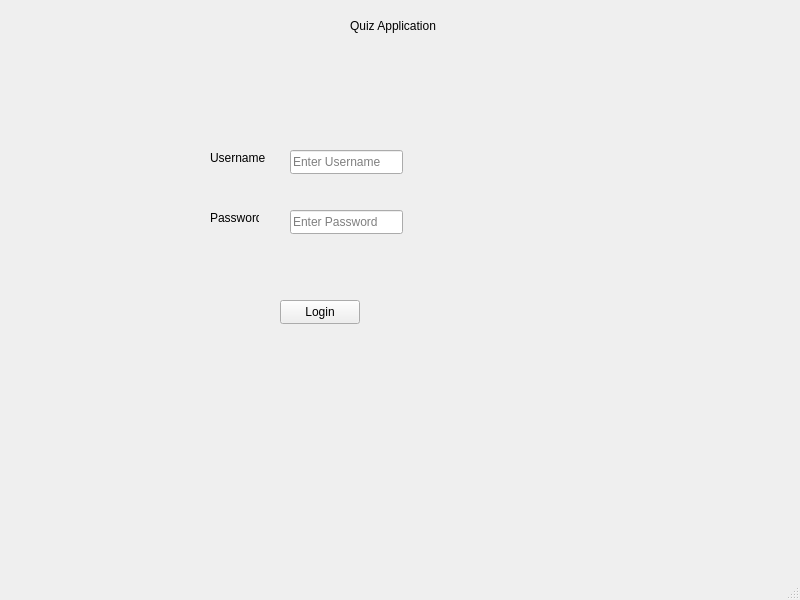
<?xml version="1.0" encoding="UTF-8"?>
<ui version="4.0">
 <class>Login</class>
 <widget class="QMainWindow" name="Login">
  <property name="geometry">
   <rect>
    <x>0</x>
    <y>0</y>
    <width>800</width>
    <height>600</height>
   </rect>
  </property>
  <property name="windowTitle">
   <string>Quiz Application - Login</string>
  </property>
  <widget class="QWidget" name="centralwidget">
   <widget class="QLabel" name="QuizApplication">
    <property name="geometry">
     <rect>
      <x>350</x>
      <y>10</y>
      <width>201</width>
      <height>31</height>
     </rect>
    </property>
    <property name="text">
     <string>Quiz Application</string>
    </property>
   </widget>
   <widget class="QLabel" name="Username">
    <property name="geometry">
     <rect>
      <x>210</x>
      <y>150</y>
      <width>61</width>
      <height>16</height>
     </rect>
    </property>
    <property name="text">
     <string>Username</string>
    </property>
   </widget>
   <widget class="QLineEdit" name="usernameLineEdit">
    <property name="geometry">
     <rect>
      <x>290</x>
      <y>150</y>
      <width>113</width>
      <height>24</height>
     </rect>
    </property>
    <property name="text">
     <string/>
    </property>
    <property name="placeholderText">
     <string>Enter Username</string>
    </property>
   </widget>
   <widget class="QLineEdit" name="passwordLineEdit">
    <property name="geometry">
     <rect>
      <x>290</x>
      <y>210</y>
      <width>113</width>
      <height>24</height>
     </rect>
    </property>
    <property name="text">
     <string/>
    </property>
    <property name="echoMode">
     <enum>QLineEdit::EchoMode::Password</enum>
    </property>
    <property name="placeholderText">
     <string>Enter Password</string>
    </property>
   </widget>
   <widget class="QLabel" name="Password">
    <property name="geometry">
     <rect>
      <x>210</x>
      <y>210</y>
      <width>49</width>
      <height>16</height>
     </rect>
    </property>
    <property name="text">
     <string>Password</string>
    </property>
   </widget>
   <widget class="QPushButton" name="loginButton">
    <property name="geometry">
     <rect>
      <x>280</x>
      <y>300</y>
      <width>80</width>
      <height>24</height>
     </rect>
    </property>
    <property name="text">
     <string>Login</string>
    </property>
   </widget>
  </widget>
  <widget class="QMenuBar" name="menubar">
   <property name="geometry">
    <rect>
     <x>0</x>
     <y>0</y>
     <width>800</width>
     <height>21</height>
    </rect>
   </property>
  </widget>
  <widget class="QStatusBar" name="statusbar"/>
 </widget>
 <resources/>
 <connections/>
</ui>
